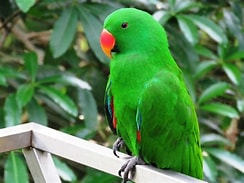
#> input picture src/assets/images/eclectus.jpg, 244 x 183 px; its folder holds 2 pictures in this run
$ python corrupt_images.py
#> lines starting #> are read from the running program, lines starting #| are printed output that depends on the picture
"""
Corrupted Image Checker with Visualization
"""

import os
from PIL import Image
import matplotlib.pyplot as plt

# ===============================
# CONFIGURATION
# ===============================

DATA_ROOT = r"C:\Users\PMLS\Desktop\FYP-BirdsGen\Dataset"
CUB_ROOT = os.path.join(DATA_ROOT, "CUB_200_2011")
IMAGES_DIR = os.path.join(CUB_ROOT, "images")

print("Configuration loaded successfully!")


# ===============================
# CHECK CORRUPTED IMAGES
# ===============================

def check_corrupted_images(images_path):
    corrupted = 0
    valid = 0

    for root, dirs, files in os.walk(images_path):
        for file in files:
            if file.lower().endswith((".jpg", ".jpeg", ".png")):
                full_path = os.path.join(root, file)

                try:
                    with Image.open(full_path) as img:
#> img is the input picture: PIL image 244x183 RGB; mean R, G, B 85.9, 132.4, 80.6
                        img.verify()
                    valid += 1
                except:
                    corrupted += 1

    return valid, corrupted


# ===============================
# MAIN
# ===============================

if __name__ == "__main__":

    valid_count, corrupted_count = check_corrupted_images(IMAGES_DIR)

    print(f"\nValid Images: {valid_count}")
    print(f"Corrupted Images: {corrupted_count}")

    # Plot
    plt.figure(figsize=(6, 5))
    plt.bar(["Valid", "Corrupted"], [valid_count, corrupted_count])
    plt.ylabel("Number of Images")
    plt.title("Corrupted Image Check")
    plt.tight_layout()
    plt.show()
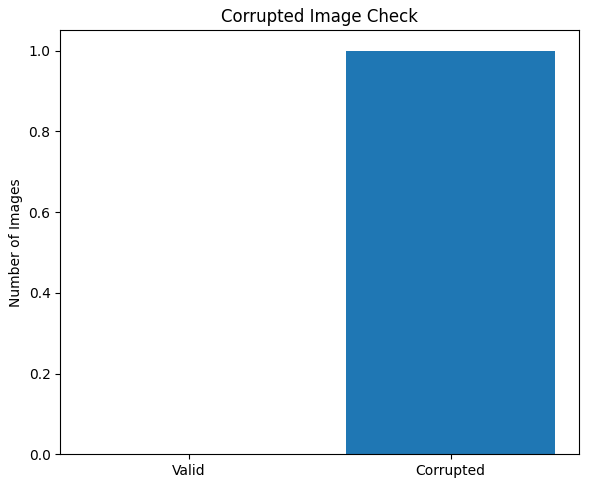
#> figure drawn by matplotlib, 1 panel
